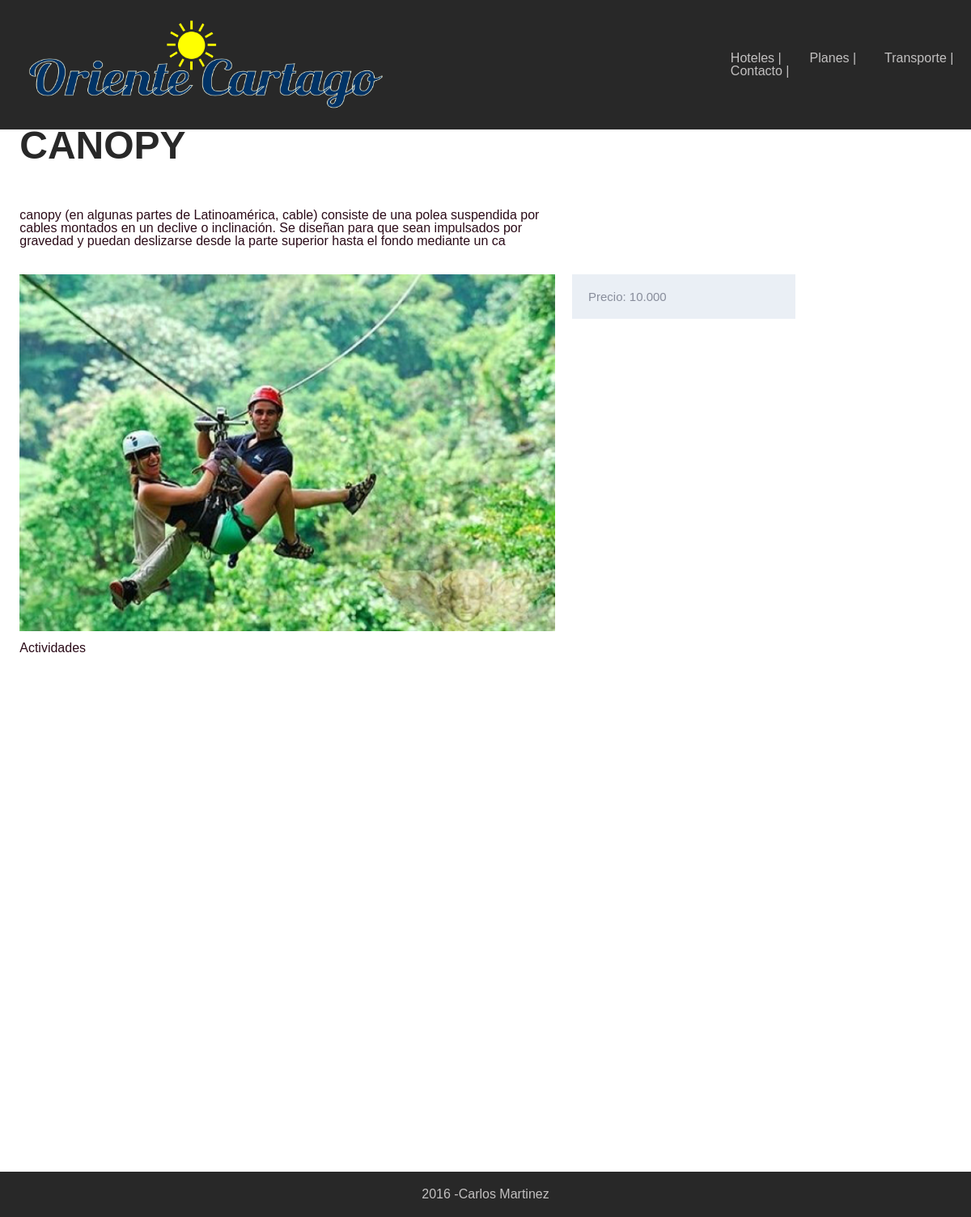
Screenshot of /activity/2/ with the database file from the repository.
### activities/models.py (models this page shows)
class Activity(models.Model):
	name = models.CharField(max_length=255)
	description = models.CharField(max_length=255)
	price = models.DecimalField(max_digits=9, decimal_places=3)
	image = models.ImageField(blank=True)

### activities/views.py (the view)
# urls.py: url(r'^activity/(?P<pk>[0-9]+)/$', views.activities_detail)
def activities_detail(request, pk):
	activity = get_object_or_404(Activity, pk=pk)
	template = loader.get_template('activity_detail.html')
	context = {
		'activity': activity
	}
	return HttpResponse(template.render(context, request))

### templates/activity_detail.html (shortened to what this page needs)
{% load staticfiles %}
<!DOCTYPE html>
<html lang="en">
<head>
	{% load staticfiles %}
	<link rel="stylesheet" href="{% static 'css/style.css' %}">
</head>
<body>
	<header>
		<div class="container">
			<nav class="row between middle">
				<div class="col-4">
					<a href="/">
						<img src="{% static 'assets/cartago1.png' %}">
					</a>
				</div>
				<div class="col-3 end">
					<ul class="row between">
						<li class="col">
							<a href="{% url 'hotels.views.hotels' %}">Hoteles </a> |
						</li>
						<li class="col">
							<a href="{% url 'plans.views.plans' %}">Planes</a> |
						</li>
						<li class="col">
							<a href="{% url 'transports.views.transports' %}">Transporte</a> |
						</li>
						<li class="col">
							<a href="{% url 'contacts.views.new_contact' %}">Contacto</a> |
						</li>
					</ul>
				</div>
			</nav>
		</div>
	</header>
	<section class="full-height">
		<div class="container">
			<div class="row">
					<h2 class="col-12">{{ activity.name }}</h2>
					<p class="col-7">{{ activity.description }}</p>
			</div>
            <div class="row">
                <div class="col-7">
                	<img src="{{ activity.image.url }}" alt="">
                </div>
                <div class="col-3">
                	<div class="row">
                		<div class="col-12 info">
                			Precio: {{ activity.price}}
                		</div>
                	</div>
                </div>
            </div>
            <div class="row">
               	<h3 class="col-12">
               		<a class="a_" href="{% url 'activities.views.activities' %}">Actividades</a>
               	</h3>
            </div>
            <div class="row">
            	<iframe src="https://www.google.com/maps/embed?pb=!1m14!1m12!1m3!1d15904.56370959305!2d-75.91654270671657!3d4.745553527883959!2m3!1f0!2f0!3f0!3m2!1i1024!2i768!4f13.1!5e0!3m2!1ses!2sco!4v1457319613057" width="600" height="450" frameborder="0" style="border:0" allowfullscreen></iframe>
            </div>
		</div>
	</section>
	<footer>
		<div class="container">
			<div class="row center">
				2016 - <a href="https://twitter.com/CarlosAM_7" target="_blank">Carlos Martinez</a>
			</div>
		</div>
	</footer>
</body>
</html>

### static/css/style.css (style rules this page uses)
html, body { color: #282828; height: 100%; font-family: sans-serif; }

### static/css/reticula.css (style rules this page uses)
.container { margin-right: auto; margin-left: auto; padding-right: 2%; padding-left: 2%; max-width: 98%; }
.row { box-sizing: border-box; display: -webkit-flex; display: -ms-flexbox; display: -webkit-box; display: flex; -webkit-flex: 0 1 auto; -ms-flex: 0 1 auto; -webkit-box-flex: 0; flex: 0 1 auto; -webkit-flex-direction: row; -ms-flex-direction: row; -webkit-box-orient: horizontal; -webkit-box-direction: normal; flex-direction: row; -webkit-flex-wrap: wrap; -ms-flex-wrap: wrap; flex-wrap: wrap; margin-right: -1%; margin-left: -1%; }
.row + .row { margin-bottom: 10px; }
.col-0, .col-1, .col-2, .col-3, .col-4, .col-5, .col-6, .col-7, .col-8, .col-9, .col-10, .col-11, .col-12 { box-sizing: border-box; -webkit-flex: 0 0 auto; -ms-flex: 0 0 auto; -webkit-box-flex: 0; flex: 0 0 auto; padding-right: 1%; padding-left: 1%; }
.col-3 { -ms-flex-preferred-size: 25%; -webkit-flex-basis: 25%; flex-basis: 25%; max-width: 25%; }
.col-4 { -ms-flex-preferred-size: 33.333%; -webkit-flex-basis: 33.333%; flex-basis: 33.333%; max-width: 33.333%; }
.col-7 { -ms-flex-preferred-size: 58.333%; -webkit-flex-basis: 58.333%; flex-basis: 58.333%; max-width: 58.333%; }
.col-12 { -ms-flex-preferred-size: 100%; -webkit-flex-basis: 100%; flex-basis: 100%; max-width: 100%; }
.center { -webkit-justify-content: center; -ms-flex-pack: center; -webkit-box-pack: center; justify-content: center; text-align: center; }
.end { -webkit-justify-content: flex-end; -ms-flex-pack: end; -webkit-box-pack: end; justify-content: flex-end; text-align: end; }
.middle { -webkit-align-items: center; -ms-flex-align: center; -webkit-box-align: center; align-items: center; }
.between { -webkit-justify-content: space-between; -ms-flex-pack: justify; -webkit-box-pack: justify; justify-content: space-between; }

### static/css/sections.css (style rules this page uses)
.full-height { height: 100%; padding: 13% 0; }
.info { background-color: #eaeff5; color: #888d9b; padding: 20px; font-size: 15px; margin-bottom: 10px; }

### static/css/editorial.css (style rules this page uses)
h2 { font-size: 48px; text-transform: uppercase; font-weight: 700; margin-bottom: 30px; }
p { color: #2b0b18; padding: 2%; }
iframe { padding: 10%; }
a { text-decoration: none; color: #c3c1c1; }
.a_ { color: #2b0b18; }

### static/css/layout.css (style rules this page uses)
header, footer { background-color: #282828; position: fixed; padding: 20px 0; box-sizing: border-box; color: #c3c1c1; width: 100%; }
header { top: 0; }
footer { bottom: 0; }
header img { width: 450px; display: block; }
img { width: 100%; }
footer, footer a { text-align: center; bottom: 0; }

### rows the page displays
Activity: name "CANOPY", description "canopy (en algunas partes de Latinoamérica, cable) consiste de una polea suspendida por cables montados en un declive o inclinación. Se diseñan para que sean impulsados por gravedad y puedan deslizarse desde la parte superior hasta el fondo mediante un ca", image (picture), price "10.000"
